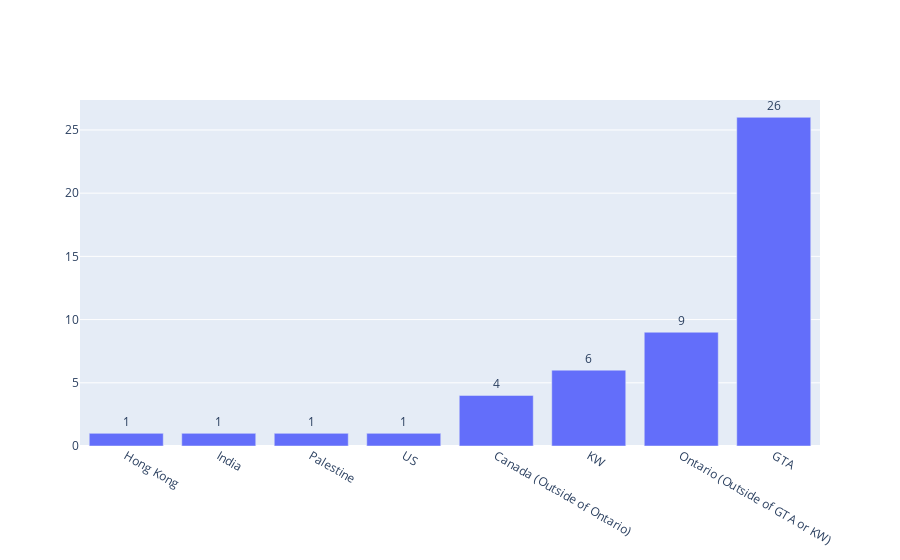

The notebook cell this image was saved under:
### Markdown cell above
# Slide 6 - Where are you from?

### Code cell
labels = ['Canada (Outside of Ontario)', 'Greater Toronto Area', 'Hong Kong', 'India', 'Kitchener/Waterloo', 'Ontario (Outside of GTA or KW)', 'Palestine', 'US']
values = [4, 26, 1, 1, 6, 9, 1, 1]
colors = ['rgb(56, 75, 126)', 'rgb(18, 36, 37)', 'rbg(2, 25, 100)']
fig = go.Figure(data=[go.Bar(x=labels, y=values, text=values)])
fig.update_layout(xaxis={'categoryorder':'total ascending'})
fig.update_traces(texttemplate='%{text}', textposition='outside')
iplot(fig)

### Figure 1 — Plotly figure (JSON) as saved in the notebook; plotly's stock layout.template omitted (floating-point values rounded to 4 significant figures)
{"data": [{"text": ["4", "26", "1", "1", "6", "9", "1", "1"], "textposition": "outside", "texttemplate": "%{text}", "type": "bar", "x": ["Canada (Outside of Ontario)", "GTA", "Hong Kong", "India", "KW", "Ontario (Outside of GTA or KW)", "Palestine", "US"], "y": [4, 26, 1, 1, 6, 9, 1, 1]}], "layout": {"xaxis": {"categoryorder": "total ascending"}}}
